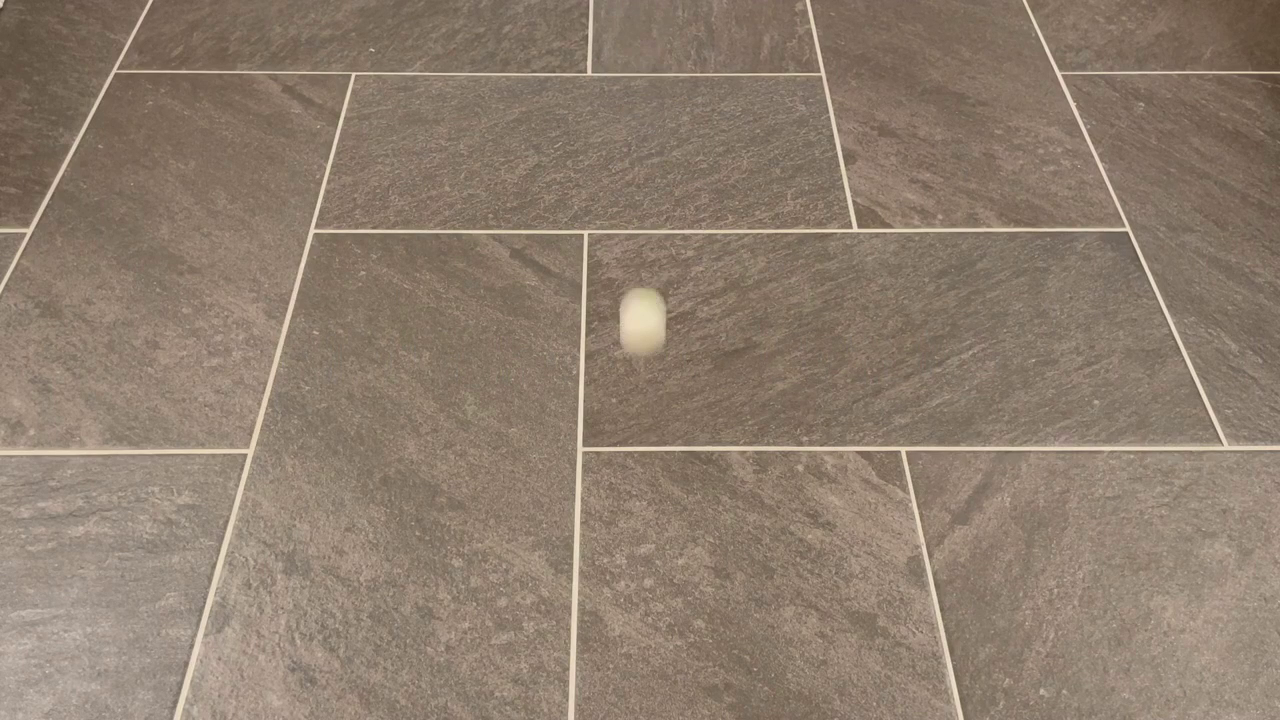
#> input picture frame 32 of Case_4/pingpong_cut_ez.mp4, 1280 x 720 px
$ python BT.py
#> lines starting #> are read from the running program, lines starting #| are printed output that depends on the picture
# import numpy as np
import cv2 as cv
import time
import numpy as np
import math

# from object_detection import ObjectDetection
OPENCV_OBJECT_TRACKERS = {
	"csrt": cv.legacy.TrackerCSRT_create,
}

trackers = cv.legacy.MultiTracker_create()
# od = ObjectDetection()
center_point=[]
center_point_pre=[]
g=[]
h=[]
tracking_object={}
track_id=0
count=0
cap = cv.VideoCapture("Case_4/pingpong_cut_ez.mp4")

# Object detection from Stable camera
object_detector = cv.createBackgroundSubtractorMOG2(history=100, varThreshold=40)
fps=100
prev=0


while True:
    times=time.time() - prev
    if times>1./fps:
        prew=time.time()


    ret, frame = cap.read()
#> frame is the input picture: shape (720, 1280, 3); mean B, G, R 109.8, 125.4, 141.9

    if not ret:
        break


    frame = cv.resize(frame,(750,550))
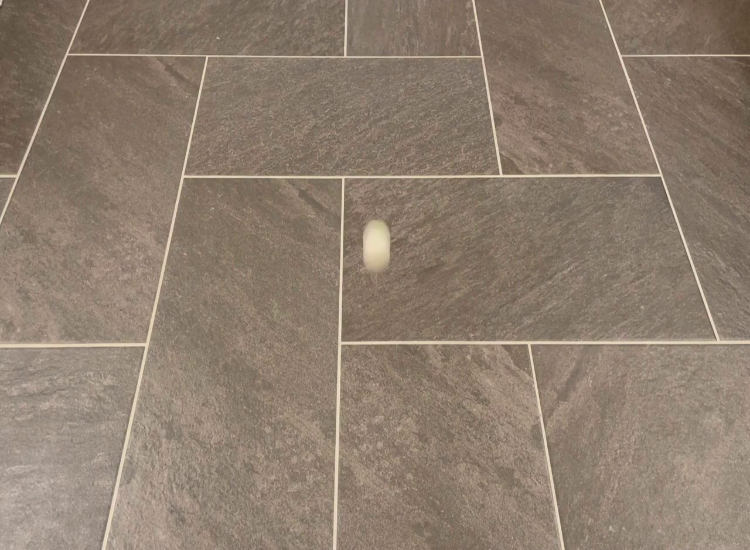
#> frame: shape (550, 750, 3); mean B, G, R 109.7, 125.2, 141.8
    height, width, _ = frame.shape
#> height = 550; width = 750
    # Extract Region of interest
    # frame = frame[340: 700,500: 800]

    # # 1. Object Detection
    mask = object_detector.apply(frame)
#> mask: shape (550, 750); every value is 127

    _, mask = cv.threshold(mask, 160, 255, cv.THRESH_BINARY)
#> mask: shape (550, 750); every value is 0
    contours, _ = cv.findContours(mask, cv.RETR_TREE, cv.CHAIN_APPROX_SIMPLE)
#> contours = []
    detections=[]
    for cnt in contours:
        # [6 lines of commented-out code are left out]
        area = cv.contourArea(cnt)
        if area > 200 and area < 1000:
            # cv.drawContours(frame,[cnt],-1,(0,0,255),2)
            x, y, w, h = cv.boundingRect(cnt)
            detections.append([x, y, w, h])
            cx=int((x+x+w)/2)
            cy=int((y+y+h)/2)
            center_point.append((cx,cy))
            cv.circle(frame,(cx,cy),5,(0,0,255),-1)
            cv.rectangle(frame, (x, y), (x + w, y + h), (0, 255, 255), 3)
#> this loop made 0 passes
#> after the loop, center_point = []; detections = []

    center_point_pre=center_point.copy()
#> center_point_pre = []

    if count <= 2:
        for h in center_point:
            for g in center_point_pre:
                distance = math.hypot(g[0] - h[0], g[1] - h[1])
                if distance > 1:
                    tracking_object[track_id] = h
                    track_id += 1
#> after the loop, track_id = 0; tracking_object = 0 items
    else:
        tracking_objects_copy = tracking_object.copy()
        for object_id, g in tracking_objects_copy.items():
            object_exists = False
            for h in center_point:
                distance = math.hypot(g[0] - h[0], g[1] - h[1])
                # Update IDs position
                if distance > 1 :
                    tracking_object[object_id] = h
                    object_exists = True
                    if h in center_point:
                        center_point.remove(h)
                    continue
            # Remove IDs lost
            if not object_exists:
                tracking_object.pop(object_id)
        for pt in center_point:
            tracking_object[track_id] = h
            track_id += 1
        for object_id,h in tracking_object.items():
            cv.circle(frame,h,5,(0,0,255),-1)
            cv.putText(frame,str(object_id),h[0],h[1]-7,8,1,(0,0,255),2)


    # [14 lines of commented-out code are left out]

    cv.imshow('Frame', frame)
    k = cv.waitKey(30)
#> (key Esc is pressed here)
    if k == ord("s"):

        roi = cv.selectROI("Frame", frame, fromCenter=False,
                            showCrosshair=True)

        tracker = OPENCV_OBJECT_TRACKERS['csrt']()
        trackers.add(tracker, frame, roi)


    # cv.imshow("1", mask)

# When everything done, release the capture
cap.release()
cv.destroyAllWindows()

$ run again, starting later in the video
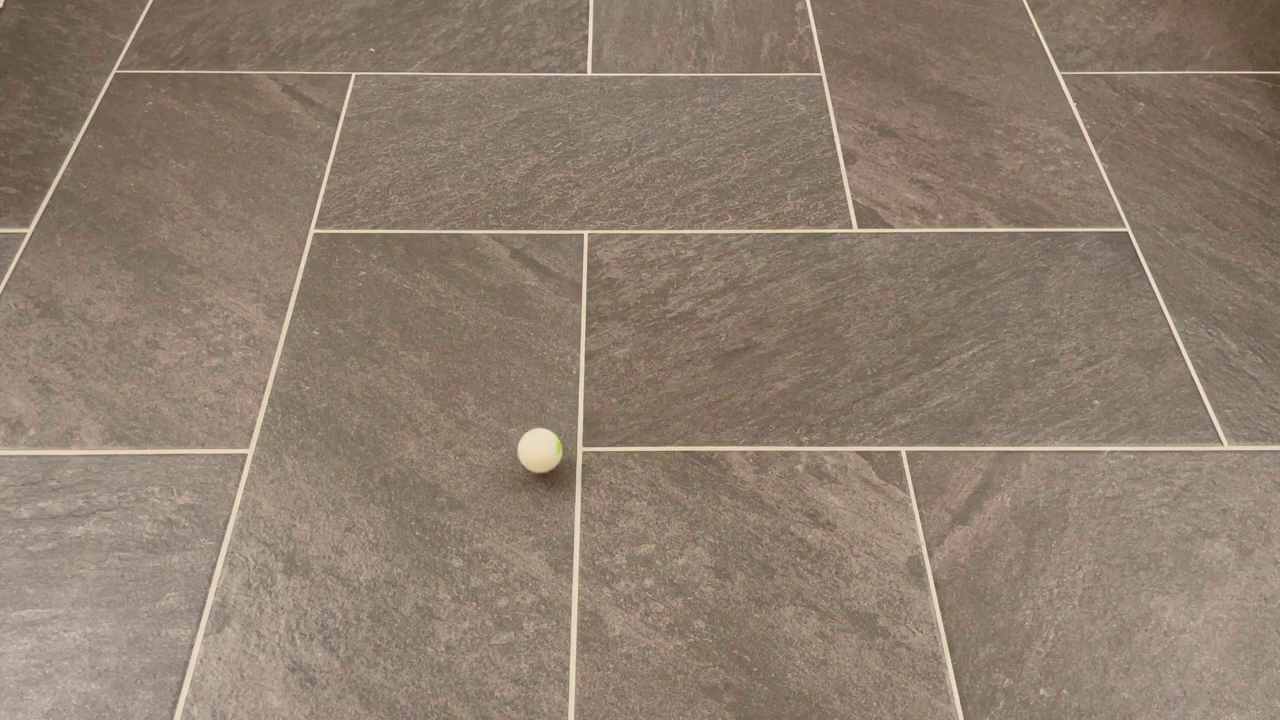
#> input picture frame 260 of Case_4/pingpong_cut_ez.mp4, 1280 x 720 px
#> frame is the input picture: shape (720, 1280, 3); mean B, G, R 110.5, 125.9, 142.6
#> `frame = cv.resize(frame,(750,550))`:
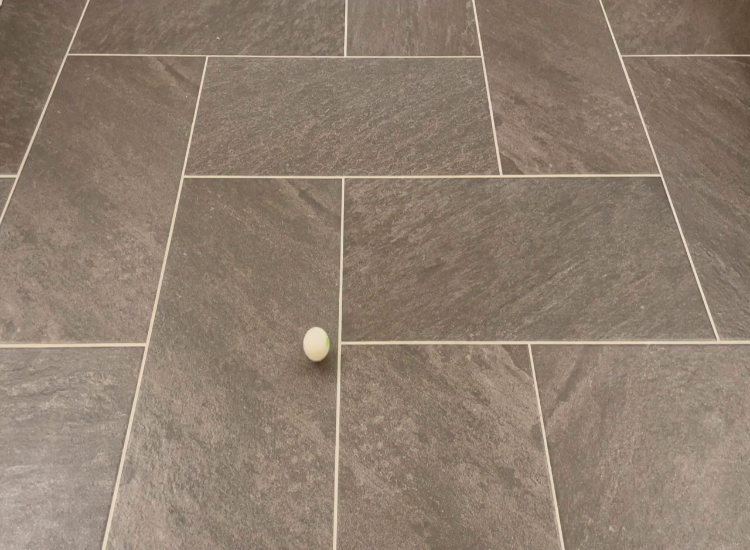
#> frame: shape (550, 750, 3); mean B, G, R 110.3, 125.8, 142.5
#> contours = []
#> after the loop `for h in center_point:`: track_id = 0; tracking_object = 0 items
